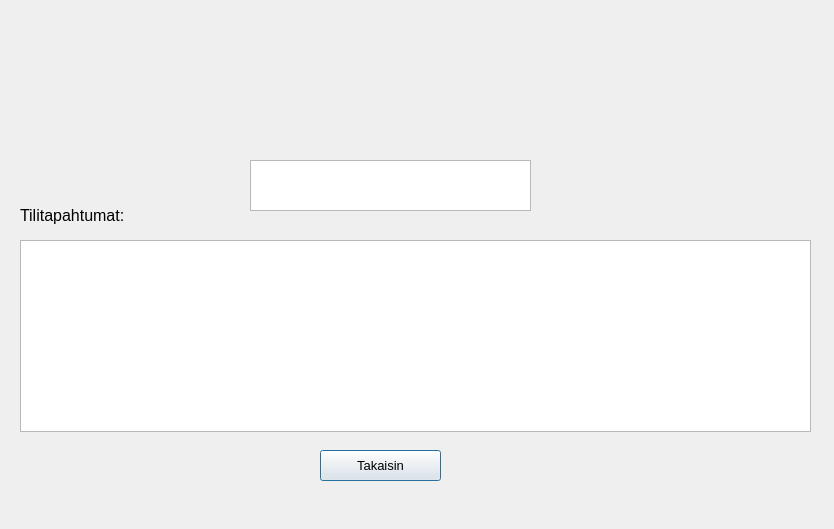
<?xml version="1.0" encoding="UTF-8"?>
<ui version="4.0">
 <class>balance</class>
 <widget class="QDialog" name="balance">
  <property name="geometry">
   <rect>
    <x>0</x>
    <y>0</y>
    <width>834</width>
    <height>529</height>
   </rect>
  </property>
  <property name="font">
   <font>
    <pointsize>12</pointsize>
   </font>
  </property>
  <property name="windowTitle">
   <string>Dialog</string>
  </property>
  <widget class="QPushButton" name="balanceBackButton">
   <property name="geometry">
    <rect>
     <x>320</x>
     <y>450</y>
     <width>121</width>
     <height>31</height>
    </rect>
   </property>
   <property name="font">
    <font>
     <pointsize>10</pointsize>
    </font>
   </property>
   <property name="text">
    <string>Takaisin</string>
   </property>
  </widget>
  <widget class="QTextEdit" name="textEdit">
   <property name="geometry">
    <rect>
     <x>250</x>
     <y>160</y>
     <width>281</width>
     <height>51</height>
    </rect>
   </property>
   <property name="font">
    <font>
     <pointsize>20</pointsize>
    </font>
   </property>
   <property name="layoutDirection">
    <enum>Qt::LeftToRight</enum>
   </property>
   <property name="readOnly">
    <bool>true</bool>
   </property>
   <property name="html">
    <string>&lt;!DOCTYPE HTML PUBLIC &quot;-//W3C//DTD HTML 4.0//EN&quot; &quot;http://www.w3.org/TR/REC-html40/strict.dtd&quot;&gt;
&lt;html&gt;&lt;head&gt;&lt;meta name=&quot;qrichtext&quot; content=&quot;1&quot; /&gt;&lt;meta charset=&quot;utf-8&quot; /&gt;&lt;style type=&quot;text/css&quot;&gt;
p, li { white-space: pre-wrap; }
hr { height: 1px; border-width: 0; }
li.unchecked::marker { content: &quot;\2610&quot;; }
li.checked::marker { content: &quot;\2612&quot;; }
&lt;/style&gt;&lt;/head&gt;&lt;body style=&quot; font-family:'Segoe UI'; font-size:20pt; font-weight:400; font-style:normal;&quot;&gt;
&lt;p style=&quot;-qt-paragraph-type:empty; margin-top:0px; margin-bottom:0px; margin-left:0px; margin-right:0px; -qt-block-indent:0; text-indent:0px; font-size:9pt;&quot;&gt;&lt;br /&gt;&lt;/p&gt;&lt;/body&gt;&lt;/html&gt;</string>
   </property>
   <property name="textInteractionFlags">
    <set>Qt::TextSelectableByMouse</set>
   </property>
  </widget>
  <widget class="QLabel" name="label">
   <property name="geometry">
    <rect>
     <x>80</x>
     <y>30</y>
     <width>631</width>
     <height>61</height>
    </rect>
   </property>
   <property name="font">
    <font>
     <pointsize>24</pointsize>
    </font>
   </property>
   <property name="text">
    <string/>
   </property>
   <property name="alignment">
    <set>Qt::AlignCenter</set>
   </property>
  </widget>
  <widget class="QTableView" name="tableView">
   <property name="geometry">
    <rect>
     <x>20</x>
     <y>240</y>
     <width>791</width>
     <height>192</height>
    </rect>
   </property>
  </widget>
  <widget class="QLabel" name="label_3">
   <property name="geometry">
    <rect>
     <x>20</x>
     <y>200</y>
     <width>141</width>
     <height>31</height>
    </rect>
   </property>
   <property name="font">
    <font>
     <pointsize>12</pointsize>
    </font>
   </property>
   <property name="text">
    <string>Tilitapahtumat:</string>
   </property>
  </widget>
 </widget>
 <resources/>
 <connections/>
</ui>
